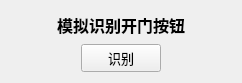
<?xml version="1.0" encoding="UTF-8"?>
<ui version="4.0">
 <class>Form</class>
 <widget class="QWidget" name="Form">
  <property name="geometry">
   <rect>
    <x>0</x>
    <y>0</y>
    <width>242</width>
    <height>83</height>
   </rect>
  </property>
  <property name="font">
   <font>
    <family>楷体</family>
    <pointsize>10</pointsize>
   </font>
  </property>
  <property name="windowTitle">
   <string>Form</string>
  </property>
  <layout class="QGridLayout" name="gridLayout">
   <item row="0" column="0">
    <layout class="QVBoxLayout" name="verticalLayout">
     <item>
      <widget class="QLabel" name="label_header">
       <property name="font">
        <font>
         <family>幼圆</family>
         <pointsize>12</pointsize>
         <weight>75</weight>
         <bold>true</bold>
        </font>
       </property>
       <property name="text">
        <string>模拟识别开门按钮</string>
       </property>
       <property name="alignment">
        <set>Qt::AlignCenter</set>
       </property>
      </widget>
     </item>
     <item>
      <layout class="QHBoxLayout" name="horizontalLayout">
       <item>
        <spacer name="horizontalSpacer">
         <property name="orientation">
          <enum>Qt::Horizontal</enum>
         </property>
         <property name="sizeHint" stdset="0">
          <size>
           <width>40</width>
           <height>20</height>
          </size>
         </property>
        </spacer>
       </item>
       <item>
        <widget class="QPushButton" name="btn_scan">
         <property name="text">
          <string>识别</string>
         </property>
        </widget>
       </item>
       <item>
        <spacer name="horizontalSpacer_2">
         <property name="orientation">
          <enum>Qt::Horizontal</enum>
         </property>
         <property name="sizeHint" stdset="0">
          <size>
           <width>40</width>
           <height>20</height>
          </size>
         </property>
        </spacer>
       </item>
      </layout>
     </item>
    </layout>
   </item>
  </layout>
 </widget>
 <resources/>
 <connections/>
</ui>
